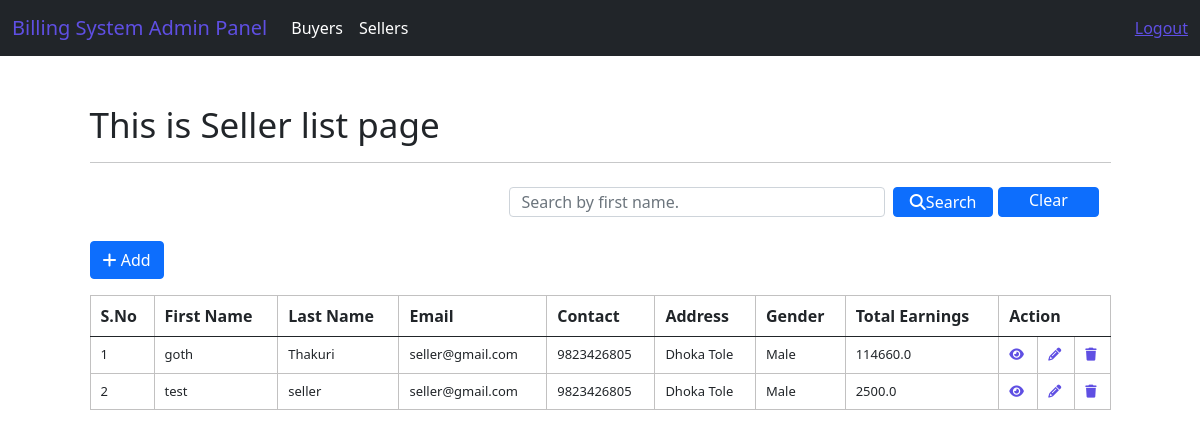
Page /system/seller/index (signed in) on the committed database.
### system/models.py (models this page shows)
class CustomUser(AbstractUser):
    MALE = 'Male'
    FEMALE = 'Female'
    OTHERS = 'Female'
    GENDER_CHOICES = [
            (MALE, 'Male'),
            (FEMALE, 'Female'),
            (OTHERS, 'Others'),
            ]
    BUYER_ROLE = 'Buyer'
    SELLER_ROLE = 'Seller'
    ROLE_CHOICES = [
            (BUYER_ROLE, 'Buyer'),
            (SELLER_ROLE, 'Seller'),
            ]
    username = models.CharField(max_length=50, unique=True)
    first_name = models.CharField(max_length=50)
    last_name = models.CharField(max_length=50)
    address = models.CharField(max_length=50)
    contact = models.CharField(max_length=50)
    email = models.EmailField(max_length=50)
    total_earnings = models.FloatField(default=0.0)
    gender = models.CharField(max_length=10, choices=GENDER_CHOICES)
    role = models.CharField(max_length=20, choices=ROLE_CHOICES)
    objects = UserManager()
    REQUIRED_FIELDS = []

### system/views.py (the view)
# urls.py: path("seller/index",views.seller_index,name= 'index-seller'),
@login_required(login_url='login')
def seller_index(request):
    seller_list = CustomUser.objects.filter(role="Seller").order_by('id')
    context = {"data": seller_list}
    if request.method == "POST":
        search = request.POST.get('search')
        sellers = CustomUser.objects.filter(
            role="Seller", first_name__icontains=search)
        context = {"data": sellers}
        return render(request, 'adminPanel/sellers/sellers_index.html', context)
    return render(request, 'adminPanel/sellers/sellers_index.html', context)

### templates/adminPanel/sellers/sellers_index.html (shortened to what this page needs)
{% extends 'layouts/master.html' %}
{% block custom_css %}
<link rel="stylesheet" href="https://cdnjs.cloudflare.com/ajax/libs/font-awesome/6.3.0/css/all.min.css"/>
{% endblock %}
{% block content %}
<div class="container mt-5">
    <h1>This is Seller list page</h1>
    <hr>
    <nav class="navbar bg-body-tertiary">
        <div class="container-fluid">
              <form class="d-flex" role="search" action="{% url 'index-seller' %}" method="POST">
                <input style="height: 30px;" class="form-control me-2" type="text" name="search" placeholder="Search by first name." aria-label="Search" required>
                <button class="btn btn-primary mb-3 mr-3" type="submit" style="height:30px; width: 160px; padding: 0px;"><i class="fa-solid fa-search"></i>Search</button>
                <a href="{% url 'index-seller' %}" class="btn btn-primary mb-3 ml-2"  style="height:30px; width: 160px; padding: 0px; margin-left: 5px;">Clear</a>
              </form>
        </div>
    </nav>
    <a href="{% url 'add-seller' %}" class="btn btn-primary mb-3"><i class="fa-solid fa-plus"></i> Add</a>
    <div class="row">
        <div class="col-12">
            <table class="table table-striped-columns table-hover">
                <thead>
                    <tr>
                        <th>S.No</th>
                        <th>First Name</th>
                        <th>Last Name</th>
                        <th>Email</th>
                        <th>Contact</th>
                        <th>Address</th>
                        <th>Gender</th>
                        <th>Total Earnings</th>
                        <th colspan="3">Action</th>
                    </tr>
                </thead>
                <tbody>
                    {% for val in data %}
                    <tr>
                        <td>{{ forloop.counter }}</td>
                        <td>{{ val.first_name }}</td>
                        <td>{{ val.last_name }}</td>
                        <td>{{val.email}}</td>
                        <td>{{val.contact}}</td>
                        <td>{{val.address}}</td>
                        <td>{{val.gender}}</td>
                        <td>{{ val.total_earnings }}</td>
                        <td><a href="{% url 'view-seller' val.id %}"><i class="fa-solid fa-eye"></i></a></td>
                        <td><a href="{% url 'edit-seller' val.id %}"><i class="fa-solid fa-pencil"></i></a></td>
                        <td><a href="{% url 'delete-seller' val.id %}"><i class="fa-solid fa-trash"></i></a></td>
                    </tr>
                    {% endfor %}
                </tbody>
            </table>
        </div>
    </div>
</div>
{% endblock %}

### static/css/style.css (style rules this page uses)
h1 { font-size: 35px; }
.table-elements tr, td, th { font-size: 13px; border: 1px solid rgb(194, 193, 193); padding-left: 10px !important; }
.table-font-for-transcript td, th { font-size: 16px !important; }

### rows in the picture
CustomUser: first_name "goth", last_name "Thakuri", email "seller@gmail.com", contact "9823426805", address "Dhoka Tole", gender "Male", total_earnings "114660.0"
CustomUser: first_name "test", last_name "seller", email "seller@gmail.com", contact "9823426805", address "Dhoka Tole", gender "Male", total_earnings "2500.0"
